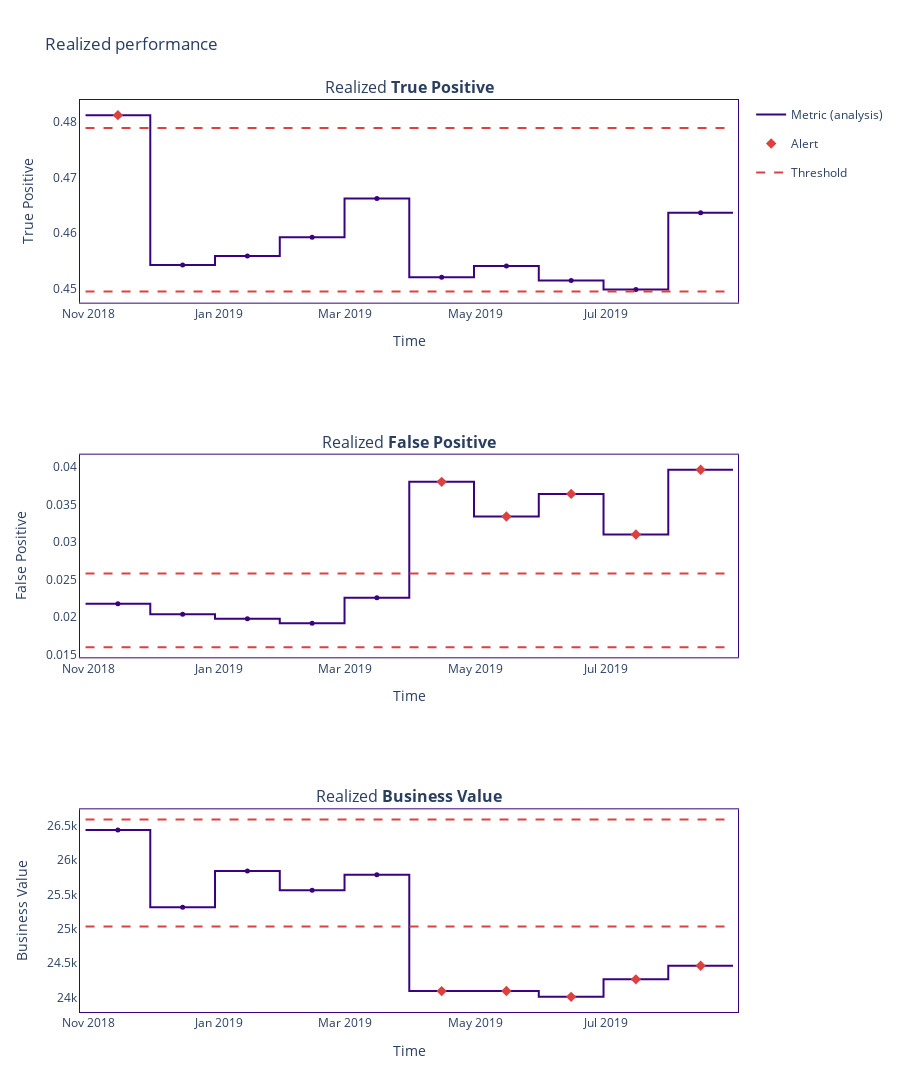

Notebook code cell kept with this figure:
### Code cell
filtered_results = results.filter(period='analysis')
display(filtered_results.to_df())

filtered_results = results.filter(period='analysis', metrics=['true_positive', 'false_positive', 'business_value'])
display(filtered_results.to_df())

figure = filtered_results.plot()
figure.show()

### Figure 1 — Plotly figure (JSON) as saved in the notebook; plotly's stock layout.template omitted (floating-point values rounded to 4 significant figures)
{"data": [{"hoverinfo": "skip", "legendgroup": "metric_analysis", "line": {"color": "#3b0280", "shape": "hv", "width": 2}, "mode": "lines", "name": "Metric (analysis)", "showlegend": true, "type": "scatter", "x": ["2018-10-30T18:00:00", "2018-11-30T00:36:00", "2018-12-30T07:12:00", "2019-01-29T13:48:00", "2019-02-28T20:24:00", "2019-03-31T03:00:00", "2019-04-30T09:36:00", "2019-05-30T16:12:00", "2019-06-29T22:48:00", "2019-07-30T05:24:00", "2019-08-29T11:51:16.848000"], "xaxis": "x", "y": [0.4812, 0.4542, 0.4558, 0.4592, 0.4662, 0.452, 0.454, 0.4514, 0.4498, 0.4636, 0.4636], "yaxis": "y"}, {"customdata": [["Realized <b>True Positive</b>", "<b style=\"color:#3b0280;line-height:60px\">Analysis</b>", "<span style=\"color:#AD0000\">⚠ <b>Drift detected</b></span>", "[0:4999]", "From <b>Oct-30-2018</b> to <b>Nov-30-2018</b>", 0.4812, 0.0212], ["Realized <b>True Positive</b>", "<b style=\"color:#3b0280;line-height:60px\">Analysis</b>", "", "[5000:9999]", "From <b>Nov-30-2018</b> to <b>Dec-30-2018</b>", 0.4542, 0.0212], ["Realized <b>True Positive</b>", "<b style=\"color:#3b0280;line-height:60px\">Analysis</b>", "", "[10000:14999]", "From <b>Dec-30-2018</b> to <b>Jan-29-2019</b>", 0.4558, 0.0212], ["Realized <b>True Positive</b>", "<b style=\"color:#3b0280;line-height:60px\">Analysis</b>", "", "[15000:19999]", "From <b>Jan-29-2019</b> to <b>Feb-28-2019</b>", 0.4592, 0.0212], ["Realized <b>True Positive</b>", "<b style=\"color:#3b0280;line-height:60px\">Analysis</b>", "", "[20000:24999]", "From <b>Feb-28-2019</b> to <b>Mar-31-2019</b>", 0.4662, 0.0212], ["Realized <b>True Positive</b>", "<b style=\"color:#3b0280;line-height:60px\">Analysis</b>", "", "[25000:29999]", "From <b>Mar-31-2019</b> to <b>Apr-30-2019</b>", 0.452, 0.0212], ["Realized <b>True Positive</b>", "<b style=\"color:#3b0280;line-height:60px\">Analysis</b>", "", "[30000:34999]", "From <b>Apr-30-2019</b> to <b>May-30-2019</b>", 0.454, 0.0212], ["Realized <b>True Positive</b>", "<b style=\"color:#3b0280;line-height:60px\">Analysis</b>", "", "[35000:39999]", "From <b>May-30-2019</b> to <b>Jun-29-2019</b>", 0.4514, 0.0212], ["Realized <b>True Positive</b>", "<b style=\"color:#3b0280;line-height:60px\">Analysis</b>", "", "[40000:44999]", "From <b>Jun-29-2019</b> to <b>Jul-30-2019</b>", 0.4498, 0.0212], ["Realized <b>True Positive</b>", "<b style=\"color:#3b0280;line-height:60px\">Analysis</b>", "", "[45000:49999]", "From <b>Jul-30-2019</b> to <b>Aug-29-2019</b>", 0.4636, 0.0212]], "hovertemplate": "%{customdata[1]} &nbsp; &nbsp; %{customdata[2]} <br />Chunk: <b>%{customdata[3]}</b> &nbsp; &nbsp; %{customdata[4]} <br />%{customdata[0]}: <b>%{customdata[5]}</b><br />Confidence band: +/- <b>%{customdata[6]}</b><br /><extra></extra>", "legendgroup": "metric_analysis", "marker": {"color": "#3b0280", "size": 5, "symbol": "circle"}, "mode": "markers", "name": "Metric (analysis)", "showlegend": false, "type": "scatter", "x": ["2018-11-14T21:18:00", "2018-12-15T03:54:00", "2019-01-14T10:30:00", "2019-02-13T17:06:00", "2019-03-15T23:42:00", "2019-04-15T06:18:00", "2019-05-15T12:54:00", "2019-06-14T19:30:00", "2019-07-15T02:06:00", "2019-08-14T08:37:38.424000"], "xaxis": "x", "y": [0.4812, 0.4542, 0.4558, 0.4592, 0.4662, 0.452, 0.454, 0.4514, 0.4498, 0.4636, 0.4636], "yaxis": "y"}, {"hoverinfo": "skip", "legendgroup": "alert", "marker": {"color": "#DD4040", "size": 8, "symbol": "diamond"}, "mode": "markers", "name": "Alert", "showlegend": true, "type": "scatter", "x": ["2018-11-14T21:18:00"], "xaxis": "x", "y": [0.4812], "yaxis": "y"}, {"hoverinfo": "skip", "legendgroup": "thresh", "line": {"color": "#DD4040", "dash": "dash", "width": 2}, "mode": "lines", "name": "Threshold", "showlegend": true, "type": "scatter", "x": ["2018-10-30T18:00:00", "2018-11-30T00:36:00", "2018-12-30T07:12:00", "2019-01-29T13:48:00", "2019-02-28T20:24:00", "2019-03-31T03:00:00", "2019-04-30T09:36:00", "2019-05-30T16:12:00", "2019-06-29T22:48:00", "2019-07-30T05:24:00", "2019-08-29T11:51:16.848000"], "xaxis": "x", "y": [0.4789, 0.4789, 0.4789, 0.4789, 0.4789, 0.4789, 0.4789, 0.4789, 0.4789, 0.4789, 0.4789], "yaxis": "y"}, {"hoverinfo": "skip", "legendgroup": "thresh", "line": {"color": "#DD4040", "dash": "dash", "width": 2}, "mode": "lines", "name": "Threshold", "showlegend": false, "type": "scatter", "x": ["2018-10-30T18:00:00", "2018-11-30T00:36:00", "2018-12-30T07:12:00", "2019-01-29T13:48:00", "2019-02-28T20:24:00", "2019-03-31T03:00:00", "2019-04-30T09:36:00", "2019-05-30T16:12:00", "2019-06-29T22:48:00", "2019-07-30T05:24:00", "2019-08-29T11:51:16.848000"], "xaxis": "x", "y": [0.4494, 0.4494, 0.4494, 0.4494, 0.4494, 0.4494, 0.4494, 0.4494, 0.4494, 0.4494, 0.4494], "yaxis": "y"}, {"hoverinfo": "skip", "legendgroup": "metric_analysis", "line": {"color": "#3b0280", "shape": "hv", "width": 2}, "mode": "lines", "name": "Metric (analysis)", "showlegend": false, "type": "scatter", "x": ["2018-10-30T18:00:00", "2018-11-30T00:36:00", "2018-12-30T07:12:00", "2019-01-29T13:48:00", "2019-02-28T20:24:00", "2019-03-31T03:00:00", "2019-04-30T09:36:00", "2019-05-30T16:12:00", "2019-06-29T22:48:00", "2019-07-30T05:24:00", "2019-08-29T11:51:16.848000"], "xaxis": "x2", "y": [0.0218, 0.0204, 0.0198, 0.0192, 0.0226, 0.038, 0.0334, 0.0364, 0.031, 0.0396, 0.0396], "yaxis": "y2"}, {"customdata": [["Realized <b>False Positive</b>", "<b style=\"color:#3b0280;line-height:60px\">Analysis</b>", "", "[0:4999]", "From <b>Oct-30-2018</b> to <b>Nov-30-2018</b>", 0.0218, 0.0061], ["Realized <b>False Positive</b>", "<b style=\"color:#3b0280;line-height:60px\">Analysis</b>", "", "[5000:9999]", "From <b>Nov-30-2018</b> to <b>Dec-30-2018</b>", 0.0204, 0.0061], ["Realized <b>False Positive</b>", "<b style=\"color:#3b0280;line-height:60px\">Analysis</b>", "", "[10000:14999]", "From <b>Dec-30-2018</b> to <b>Jan-29-2019</b>", 0.0198, 0.0061], ["Realized <b>False Positive</b>", "<b style=\"color:#3b0280;line-height:60px\">Analysis</b>", "", "[15000:19999]", "From <b>Jan-29-2019</b> to <b>Feb-28-2019</b>", 0.0192, 0.0061], ["Realized <b>False Positive</b>", "<b style=\"color:#3b0280;line-height:60px\">Analysis</b>", "", "[20000:24999]", "From <b>Feb-28-2019</b> to <b>Mar-31-2019</b>", 0.0226, 0.0061], ["Realized <b>False Positive</b>", "<b style=\"color:#3b0280;line-height:60px\">Analysis</b>", "<span style=\"color:#AD0000\">⚠ <b>Drift detected</b></span>", "[25000:29999]", "From <b>Mar-31-2019</b> to <b>Apr-30-2019</b>", 0.038, 0.0061], ["Realized <b>False Positive</b>", "<b style=\"color:#3b0280;line-height:60px\">Analysis</b>", "<span style=\"color:#AD0000\">⚠ <b>Drift detected</b></span>", "[30000:34999]", "From <b>Apr-30-2019</b> to <b>May-30-2019</b>", 0.0334, 0.0061], ["Realized <b>False Positive</b>", "<b style=\"color:#3b0280;line-height:60px\">Analysis</b>", "<span style=\"color:#AD0000\">⚠ <b>Drift detected</b></span>", "[35000:39999]", "From <b>May-30-2019</b> to <b>Jun-29-2019</b>", 0.0364, 0.0061], ["Realized <b>False Positive</b>", "<b style=\"color:#3b0280;line-height:60px\">Analysis</b>", "<span style=\"color:#AD0000\">⚠ <b>Drift detected</b></span>", "[40000:44999]", "From <b>Jun-29-2019</b> to <b>Jul-30-2019</b>", 0.031, 0.0061], ["Realized <b>False Positive</b>", "<b style=\"color:#3b0280;line-height:60px\">Analysis</b>", "<span style=\"color:#AD0000\">⚠ <b>Drift detected</b></span>", "[45000:49999]", "From <b>Jul-30-2019</b> to <b>Aug-29-2019</b>", 0.0396, 0.0061]], "hovertemplate": "%{customdata[1]} &nbsp; &nbsp; %{customdata[2]} <br />Chunk: <b>%{customdata[3]}</b> &nbsp; &nbsp; %{customdata[4]} <br />%{customdata[0]}: <b>%{customdata[5]}</b><br />Confidence band: +/- <b>%{customdata[6]}</b><br /><extra></extra>", "legendgroup": "metric_analysis", "marker": {"color": "#3b0280", "size": 5, "symbol": "circle"}, "mode": "markers", "name": "Metric (analysis)", "showlegend": false, "type": "scatter", "x": ["2018-11-14T21:18:00", "2018-12-15T03:54:00", "2019-01-14T10:30:00", "2019-02-13T17:06:00", "2019-03-15T23:42:00", "2019-04-15T06:18:00", "2019-05-15T12:54:00", "2019-06-14T19:30:00", "2019-07-15T02:06:00", "2019-08-14T08:37:38.424000"], "xaxis": "x2", "y": [0.0218, 0.0204, 0.0198, 0.0192, 0.0226, 0.038, 0.0334, 0.0364, 0.031, 0.0396, 0.0396], "yaxis": "y2"}, {"hoverinfo": "skip", "legendgroup": "alert", "marker": {"color": "#DD4040", "size": 8, "symbol": "diamond"}, "mode": "markers", "name": "Alert", "showlegend": false, "type": "scatter", "x": ["2019-04-15T06:18:00", "2019-05-15T12:54:00", "2019-06-14T19:30:00", "2019-07-15T02:06:00", "2019-08-14T08:37:38.424000"], "xaxis": "x2", "y": [0.038, 0.0334, 0.0364, 0.031, 0.0396], "yaxis": "y2"}, {"hoverinfo": "skip", "legendgroup": "thresh", "line": {"color": "#DD4040", "dash": "dash", "width": 2}, "mode": "lines", "name": "Threshold", "showlegend": false, "type": "scatter", "x": ["2018-10-30T18:00:00", "2018-11-30T00:36:00", "2018-12-30T07:12:00", "2019-01-29T13:48:00", "2019-02-28T20:24:00", "2019-03-31T03:00:00", "2019-04-30T09:36:00", "2019-05-30T16:12:00", "2019-06-29T22:48:00", "2019-07-30T05:24:00", "2019-08-29T11:51:16.848000"], "xaxis": "x2", "y": [0.02582, 0.02582, 0.02582, 0.02582, 0.02582, 0.02582, 0.02582, 0.02582, 0.02582, 0.02582, 0.02582], "yaxis": "y2"}, {"hoverinfo": "skip", "legendgroup": "thresh", "line": {"color": "#DD4040", "dash": "dash", "width": 2}, "mode": "lines", "name": "Threshold", "showlegend": false, "type": "scatter", "x": ["2018-10-30T18:00:00", "2018-11-30T00:36:00", "2018-12-30T07:12:00", "2019-01-29T13:48:00", "2019-02-28T20:24:00", "2019-03-31T03:00:00", "2019-04-30T09:36:00", "2019-05-30T16:12:00", "2019-06-29T22:48:00", "2019-07-30T05:24:00", "2019-08-29T11:51:16.848000"], "xaxis": "x2", "y": [0.01602, 0.01602, 0.01602, 0.01602, 0.01602, 0.01602, 0.01602, 0.01602, 0.01602, 0.01602, 0.01602], "yaxis": "y2"}, {"hoverinfo": "skip", "legendgroup": "metric_analysis", "line": {"color": "#3b0280", "shape": "hv", "width": 2}, "mode": "lines", "name": "Metric (analysis)", "showlegend": false, "type": "scatter", "x": ["2018-10-30T18:00:00", "2018-11-30T00:36:00", "2018-12-30T07:12:00", "2019-01-29T13:48:00", "2019-02-28T20:24:00", "2019-03-31T03:00:00", "2019-04-30T09:36:00", "2019-05-30T16:12:00", "2019-06-29T22:48:00", "2019-07-30T05:24:00", "2019-08-29T11:51:16.848000"], "xaxis": "x3", "y": [26434, 25312, 25838, 25560, 25786, 24096, 24098, 24012, 24266, 24464, 24464], "yaxis": "y3"}, {"customdata": [["Realized <b>Business Value</b>", "<b style=\"color:#3b0280;line-height:60px\">Analysis</b>", "", "[0:4999]", "From <b>Oct-30-2018</b> to <b>Nov-30-2018</b>", 26434, 1072.0], ["Realized <b>Business Value</b>", "<b style=\"color:#3b0280;line-height:60px\">Analysis</b>", "", "[5000:9999]", "From <b>Nov-30-2018</b> to <b>Dec-30-2018</b>", 25312, 1072.0], ["Realized <b>Business Value</b>", "<b style=\"color:#3b0280;line-height:60px\">Analysis</b>", "", "[10000:14999]", "From <b>Dec-30-2018</b> to <b>Jan-29-2019</b>", 25838, 1072.0], ["Realized <b>Business Value</b>", "<b style=\"color:#3b0280;line-height:60px\">Analysis</b>", "", "[15000:19999]", "From <b>Jan-29-2019</b> to <b>Feb-28-2019</b>", 25560, 1072.0], ["Realized <b>Business Value</b>", "<b style=\"color:#3b0280;line-height:60px\">Analysis</b>", "", "[20000:24999]", "From <b>Feb-28-2019</b> to <b>Mar-31-2019</b>", 25786, 1072.0], ["Realized <b>Business Value</b>", "<b style=\"color:#3b0280;line-height:60px\">Analysis</b>", "<span style=\"color:#AD0000\">⚠ <b>Drift detected</b></span>", "[25000:29999]", "From <b>Mar-31-2019</b> to <b>Apr-30-2019</b>", 24096, 1072.0], ["Realized <b>Business Value</b>", "<b style=\"color:#3b0280;line-height:60px\">Analysis</b>", "<span style=\"color:#AD0000\">⚠ <b>Drift detected</b></span>", "[30000:34999]", "From <b>Apr-30-2019</b> to <b>May-30-2019</b>", 24098, 1072.0], ["Realized <b>Business Value</b>", "<b style=\"color:#3b0280;line-height:60px\">Analysis</b>", "<span style=\"color:#AD0000\">⚠ <b>Drift detected</b></span>", "[35000:39999]", "From <b>May-30-2019</b> to <b>Jun-29-2019</b>", 24012, 1072.0], ["Realized <b>Business Value</b>", "<b style=\"color:#3b0280;line-height:60px\">Analysis</b>", "<span style=\"color:#AD0000\">⚠ <b>Drift detected</b></span>", "[40000:44999]", "From <b>Jun-29-2019</b> to <b>Jul-30-2019</b>", 24266, 1072.0], ["Realized <b>Business Value</b>", "<b style=\"color:#3b0280;line-height:60px\">Analysis</b>", "<span style=\"color:#AD0000\">⚠ <b>Drift detected</b></span>", "[45000:49999]", "From <b>Jul-30-2019</b> to <b>Aug-29-2019</b>", 24464, 1072.0]], "hovertemplate": "%{customdata[1]} &nbsp; &nbsp; %{customdata[2]} <br />Chunk: <b>%{customdata[3]}</b> &nbsp; &nbsp; %{customdata[4]} <br />%{customdata[0]}: <b>%{customdata[5]}</b><br />Confidence band: +/- <b>%{customdata[6]}</b><br /><extra></extra>", "legendgroup": "metric_analysis", "marker": {"color": "#3b0280", "size": 5, "symbol": "circle"}, "mode": "markers", "name": "Metric (analysis)", "showlegend": false, "type": "scatter", "x": ["2018-11-14T21:18:00", "2018-12-15T03:54:00", "2019-01-14T10:30:00", "2019-02-13T17:06:00", "2019-03-15T23:42:00", "2019-04-15T06:18:00", "2019-05-15T12:54:00", "2019-06-14T19:30:00", "2019-07-15T02:06:00", "2019-08-14T08:37:38.424000"], "xaxis": "x3", "y": [26434, 25312, 25838, 25560, 25786, 24096, 24098, 24012, 24266, 24464, 24464], "yaxis": "y3"}, {"hoverinfo": "skip", "legendgroup": "alert", "marker": {"color": "#DD4040", "size": 8, "symbol": "diamond"}, "mode": "markers", "name": "Alert", "showlegend": false, "type": "scatter", "x": ["2019-04-15T06:18:00", "2019-05-15T12:54:00", "2019-06-14T19:30:00", "2019-07-15T02:06:00", "2019-08-14T08:37:38.424000"], "xaxis": "x3", "y": [24096, 24098, 24012, 24266, 24464], "yaxis": "y3"}, {"hoverinfo": "skip", "legendgroup": "thresh", "line": {"color": "#DD4040", "dash": "dash", "width": 2}, "mode": "lines", "name": "Threshold", "showlegend": false, "type": "scatter", "x": ["2018-10-30T18:00:00", "2018-11-30T00:36:00", "2018-12-30T07:12:00", "2019-01-29T13:48:00", "2019-02-28T20:24:00", "2019-03-31T03:00:00", "2019-04-30T09:36:00", "2019-05-30T16:12:00", "2019-06-29T22:48:00", "2019-07-30T05:24:00", "2019-08-29T11:51:16.848000"], "xaxis": "x3", "y": [26590.0, 26590.0, 26590.0, 26590.0, 26590.0, 26590.0, 26590.0, 26590.0, 26590.0, 26590.0, 26590.0], "yaxis": "y3"}, {"hoverinfo": "skip", "legendgroup": "thresh", "line": {"color": "#DD4040", "dash": "dash", "width": 2}, "mode": "lines", "name": "Threshold", "showlegend": false, "type": "scatter", "x": ["2018-10-30T18:00:00", "2018-11-30T00:36:00", "2018-12-30T07:12:00", "2019-01-29T13:48:00", "2019-02-28T20:24:00", "2019-03-31T03:00:00", "2019-04-30T09:36:00", "2019-05-30T16:12:00", "2019-06-29T22:48:00", "2019-07-30T05:24:00", "2019-08-29T11:51:16.848000"], "xaxis": "x3", "y": [25040.0, 25040.0, 25040.0, 25040.0, 25040.0, 25040.0, 25040.0, 25040.0, 25040.0, 25040.0, 25040.0], "yaxis": "y3"}], "layout": {"annotations": [{"font": {"size": 16}, "showarrow": false, "text": "Realized <b>True Positive</b>", "x": 0.5, "xanchor": "center", "xref": "paper", "y": 1, "yanchor": "bottom", "yref": "paper"}, {"font": {"size": 16}, "showarrow": false, "text": "Realized <b>False Positive</b>", "x": 0.5, "xanchor": "center", "xref": "paper", "y": 0.6111, "yanchor": "bottom", "yref": "paper"}, {"font": {"size": 16}, "showarrow": false, "text": "Realized <b>Business Value</b>", "x": 0.5, "xanchor": "center", "xref": "paper", "y": 0.2222, "yanchor": "bottom", "yref": "paper"}], "height": 1500, "hoverlabel": {"bgcolor": "white", "font": {"size": 14}}, "legend": {"itemclick": false, "itemdoubleclick": false, "traceorder": "grouped"}, "paper_bgcolor": "rgba(255,255,255,1)", "plot_bgcolor": "rgba(255,255,255,1)", "title": {"text": "Realized performance"}, "xaxis": {"anchor": "y", "domain": [0, 1], "linecolor": "#3b0280", "matches": "x", "mirror": true, "showgrid": false, "showticklabels": true, "title": {"text": "Time"}, "zeroline": false}, "xaxis2": {"anchor": "y2", "domain": [0, 1], "linecolor": "#3b0280", "matches": "x", "mirror": true, "showgrid": false, "showticklabels": true, "title": {"text": "Time"}, "zeroline": false}, "xaxis3": {"anchor": "y3", "domain": [0, 1], "linecolor": "#3b0280", "matches": "x", "mirror": true, "showgrid": false, "showticklabels": true, "title": {"text": "Time"}, "zeroline": false}, "yaxis": {"anchor": "x", "domain": [0.7778, 1], "linecolor": "#3b0280", "mirror": true, "showgrid": false, "title": {"text": "True Positive"}, "zeroline": false}, "yaxis2": {"anchor": "x2", "domain": [0.3889, 0.6111], "linecolor": "#3b0280", "mirror": true, "showgrid": false, "title": {"text": "False Positive"}, "zeroline": false}, "yaxis3": {"anchor": "x3", "domain": [0, 0.2222], "linecolor": "#3b0280", "mirror": true, "showgrid": false, "title": {"text": "Business Value"}, "zeroline": false}}}
